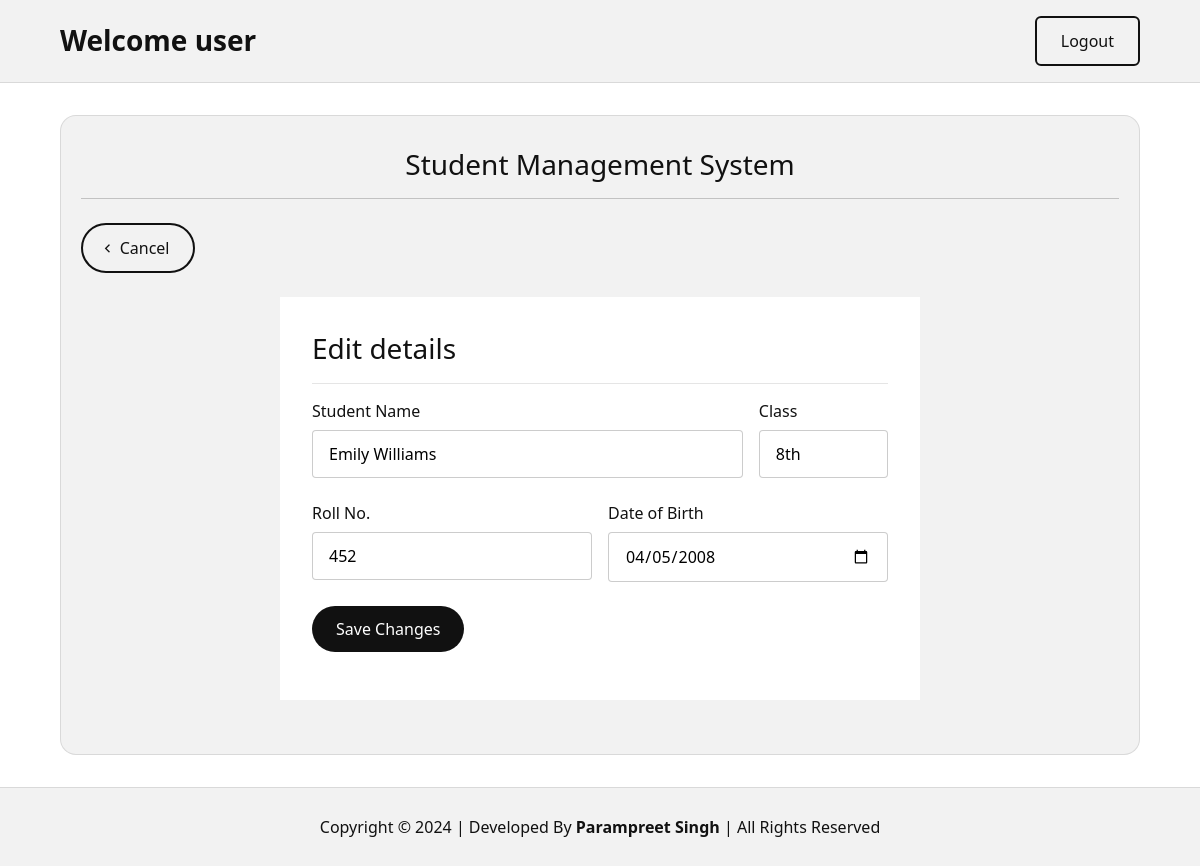
Page /editPage.php?id=3 (signed in) on the committed database.
### tables this page shows
CREATE TABLE `student_details` (
  `student_id` int(11) NOT NULL,
  `student_name` varchar(50) NOT NULL,
  `student_class` varchar(20) NOT NULL,
  `student_rollno` int(10) NOT NULL,
  `student_dob` date NOT NULL
);

### editPage.php (the view, shortened to what this page needs)
<?php
if (isset($_SESSION['username']) && $_SESSION['email']) {
    ?>
    <!DOCTYPE html>
    <html lang="en">
    <head>
        <link rel="stylesheet" href="css/style.css">
        <link href="https://cdn.jsdelivr.net/npm/remixicon@4.1.0/fonts/remixicon.css" rel="stylesheet" />
    </head>
    <body>
        <header>
            <div class="container">
                <nav>
                    <div class="welcome-user">
                        Welcome user
                    </div>
                    <a href="" class="logout-btn">Logout</a>
                </nav>
            </div>
        </header>
        <div class="container">
            <main>
                <h1 class="main-heading"><a class="homepage-link" href="/webguruz/">Student Management System</a></h1>
                <div class="addnew-wrapper">
                    <a href="index.php" class="btn go-back-btn"> <span><i class="ri-arrow-left-s-line"></i></span>
                        Cancel</a>
                </div>
                <?php
                if (isset($_GET['id'])) {
                    $id = $_GET['id'];
                    require("__php/__connection.php");
                    $selectOne = "SELECT * FROM student_details WHERE student_id = '{$id}'";
                    $resultOne = mysqli_query($conn, $selectOne);
                    $outputOne = mysqli_fetch_assoc($resultOne);
                }
                ?>
                <div class="student-form-wrapper">
                    <h2 class="form-title">Edit details</h2>
                    <form action="__php/__update.php" method="post">
                        <div class="form-group-wrapper">
                            <div class="form-group student-name">
                                <label for="name" class="form-label">Student Name</label>
                                <input type="text" id="name" name="studentNameUpdated" class="form-control"
                                    placeholder="Student name" value="<?php echo $outputOne['student_name']; ?>">
                            </div>
                            <div class="form-group student-class">
                                <label for="class" class="form-label">Class</label>
                                <input type="text" id="class" name="studentClassUpdated" class="form-control"
                                    placeholder="10th" value="<?php echo $outputOne['student_class']; ?>">
                            </div>
                        </div>
                        <div class="form-group-wrapper">
                            <div class="form-group student-rollno">
                                <label for="rollno" class="form-label">Roll No.</label>
                                <input type="text" id="rollno" name="studentRollnoUpdated" class="form-control"
                                    placeholder="123" value="<?php echo $outputOne['student_rollno']; ?>">
                            </div>
                            <div class="form-group student-dob">
                                <label for="dob" class="form-label">Date of Birth</label>
                                <input type="date" id="dob" name="studentDobUpdated" class="form-control"
                                    value="<?php echo $outputOne['student_dob']; ?>">
                            </div>
                        </div>
                        <div class="form-group">
                            <button type="submit" class="btn save-changes-btn" name="saveChangesBtn"
                                value="saveChanges">Save Changes</button>
                        </div>
                    </form>
                </div>
            </main>
        </div>
        <footer>
            Copyright © 2024 | Developed By <strong>Parampreet Singh</strong> | All Rights Reserved
        </footer>
    </body>
    </html>
    <?php
} else {
    header("location:/webguruz/loginPage.php");
}
?>

### css/style.css (style rules this page uses)
* { margin: 0; padding: 0; box-sizing: border-box; }
body { font-family: poppins, system-ui; color: #111111; }
.container { width: 90%; max-width: 80rem; margin: 0 auto; }
nav { display: flex; justify-content: space-between; align-items: center; }
header { padding: 1rem 0; background-color: #f2f2f2; border-bottom: 1px solid rgba(0, 0, 0, 0.1); }
.logout-btn { display: inline-block; text-decoration: none; color: inherit; border: 2px solid #111111; padding: 0.75em 1.5em; border-radius: 6px; font-weight: 500; transition: background-color 150ms ease-in-out; }
.welcome-user { font-size: clamp(1.5em, 3vw, 1.75em); font-weight: 600; line-height: 1.2; }
button, input { font-family: inherit; font-size: inherit; }
.form-group { margin-bottom: 1rem; }
.form-label { display: inline-block; margin-bottom: 0.5rem; }
.form-control { display: block; width: 100%; padding: 0.75em 1em; border-radius: 0.25rem; border: 1px solid rgba(0, 0, 0, 0.2); transition: outline 50ms ease-in-out; }
main { padding: 1rem 1.25rem; background-color: #f2f2f2; border-radius: 1rem; margin-top: 2rem; min-height: 80vh; border: 1px solid rgba(0, 0, 0, 0.1); }
.homepage-link { text-decoration: none; color: inherit; }
.main-heading { font-size: 1.75rem; font-weight: 500; margin-top: 1rem; margin-bottom: 1rem; padding-bottom: 1rem; border-bottom: 1px solid rgba(0, 0, 0, 0.2); text-align: center; line-height: 1.2; }
.addnew-wrapper { display: flex; justify-content: space-between; align-items: center; margin: 1.5rem 0; }
.save-changes-btn, .new-student-btn, .go-back-btn { display: inline-block; text-decoration: none; color: #ffffff; padding-top: 0.75em; padding-bottom: 0.75em; padding-right: 1.5em; padding-left: 1em; border-radius: 1000px; background-color: #111111; display: flex; align-items: center; gap: 0.25em; cursor: pointer; min-width: fit-content; font-weight: 500; border: none; }
.save-changes-btn { padding: 0.75em 1.5em; }
.go-back-btn { color: #111111; background-color: transparent; border: 2px solid #111111; }
.student-form-wrapper { padding: 2rem; width: 90%; max-width: 40rem; margin: auto; background-color: white; }
.form-group-wrapper { display: flex; gap: 1rem; }
.student-name { width: 100%; }
.student-class { width: 30%; }
.student-rollno, .student-dob { width: 100%; }
.form-group-wrapper .form-group { margin-bottom: 1.5rem; }
.form-title { font-weight: 500; margin-bottom: 1rem; font-size: 1.75em; padding-bottom: 1rem; border-bottom: 1px solid rgba(0, 0, 0, 0.1); }
footer { text-align: center; padding: 1.75rem; border-top: 1px solid rgba(0, 0, 0, 0.1); background-color: #f2f2f2; margin-top: 2rem; font-size: clamp(0.75rem, 2vw, 1rem); }

### rows in the picture
student_details: studentNameUpdated "Emily Williams", studentClassUpdated "8th", studentRollnoUpdated "452", studentDobUpdated "04/05/2008"
